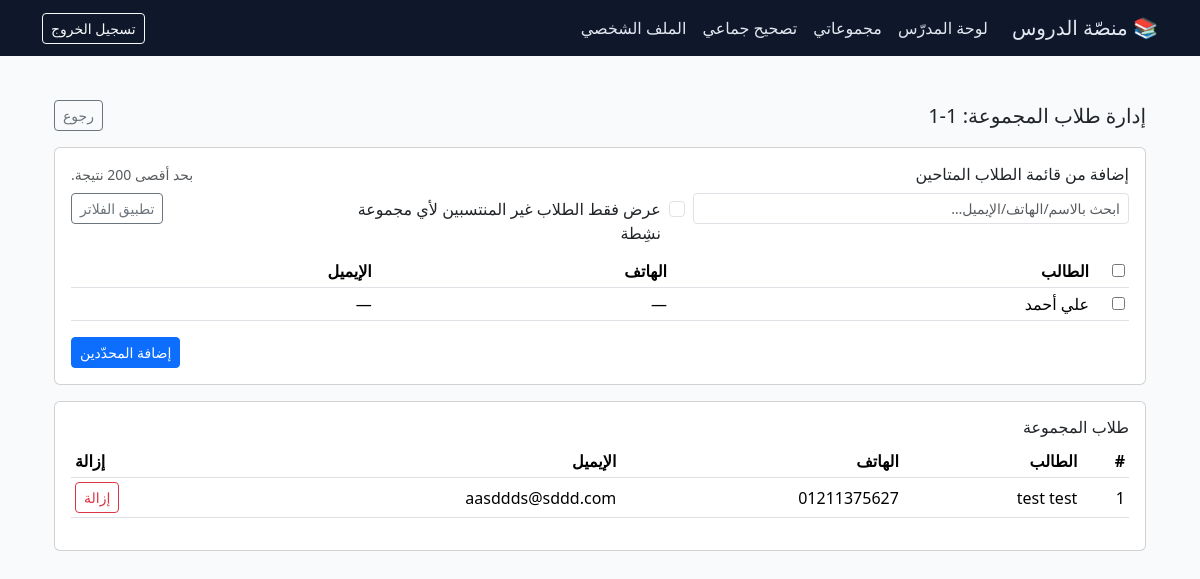
The page /dashboard/group/1/students/manage/ (signed in) on the database as committed earlier.
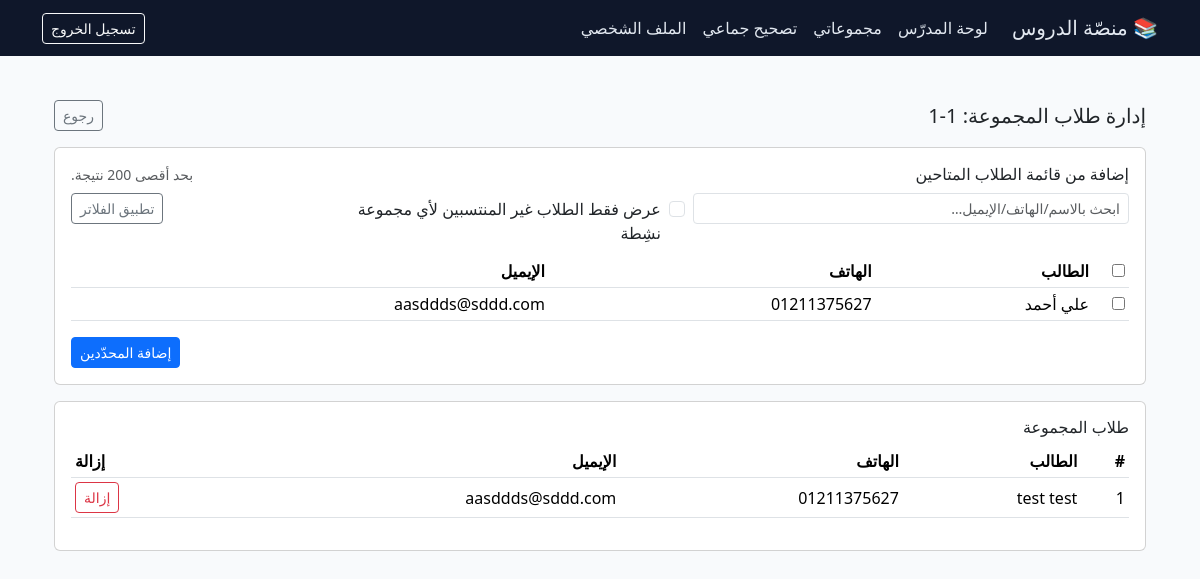
The same page on the database as committed later.
### core/models.py (models this page shows, shortened)
class Student(models.Model):
    first_name = models.CharField(_("الاسم الأول"), max_length=60)
    last_name = models.CharField(_("اسم العائلة"), max_length=60)
    dob = models.DateField(_("تاريخ الميلاد"), null=True, blank=True)
    school_name = models.CharField(_("اسم المدرسة"), max_length=120, blank=True)
    parent = models.ForeignKey(
        ParentProfile,
        null=True,
        blank=True,
        on_delete=models.SET_NULL,
        verbose_name=_("وليّ الأمر"),
    )
    checkin_code = models.CharField(
        _("كود الحضور"), max_length=12, blank=True, null=True
    )
    phone = models.CharField(_("رقم الهاتف"), max_length=20, blank=True)
    email = models.EmailField(_("البريد الإلكتروني"), blank=True)
    class Meta:
        verbose_name = _("طالب")
        verbose_name_plural = _("طلاب")

### core/views.py (the view, shortened to what this page needs)
@login_required
@transaction.atomic
def group_students_manage(request, group_id):
    g = get_object_or_404(Group, id=group_id)
    if not _require_group_owner(request, g):
        return redirect("core:teacher_groups")
    bulk_form = BulkStudentsForm(request.POST or None)
    add_form = AddExistingStudentsForm(request.POST or None)
    if (
        request.method == "POST"
        and request.POST.get("action") == "remove"
        and request.POST.get("enrollment_id")
    ):
        enr = get_object_or_404(Enrollment, id=request.POST["enrollment_id"], group=g)
        enr.delete()
        messages.success(request, "تم إزالة الطالب من المجموعة.")
        return redirect("core:group_students_manage", group_id=g.id)
    members = (
        Enrollment.objects.select_related("student")
        .filter(group=g)
        .order_by("student__first_name", "student__last_name")
    )
    q = (request.GET.get("q") or "").strip()
    only_free = request.GET.get("only_free") == "1"
    enrolled_ids = list(
        Enrollment.objects.filter(group=g).values_list("student_id", flat=True)
    )
    available_qs = Student.objects.exclude(id__in=enrolled_ids)
    available_qs = available_qs.order_by("first_name", "last_name")[:200]
    return render(
        request,
        "core/group_students_manage.html",
        {
            "group": g,
            "members": members,
            "bulk_form": bulk_form,
            "add_form": add_form,
            "available_students": available_qs,
            "q": q,
            "only_free": "1" if only_free else "0",
        },
    )

### core/forms.py
class BulkStudentsForm(forms.Form):
    lines = forms.CharField(
        label="أدخل الطلاب (سطر لكل طالب)",
        widget=forms.Textarea(attrs={"rows": 6}),
        required=False,
    )

class AddExistingStudentsForm(forms.Form):
    student_ids = forms.CharField(
        label="أرقام طلاب موجودين (IDs) مفصولة بفواصل",
        required=False,
        widget=forms.TextInput(attrs={"placeholder": "مثال: 12,15,27"}),
    )

### core/context_processors.py (called while the page is built)
def user_roles(request):
    u = getattr(request, "user", None)
    return {
        "is_auth": bool(u and u.is_authenticated),
        "is_teacher": bool(u and u.is_authenticated and hasattr(u, "teacherprofile")),
        "is_parent": bool(u and u.is_authenticated and hasattr(u, "parent_profile")),
        "is_student": bool(u and u.is_authenticated and hasattr(u, "student_profile")),
    }

### core/views.py (called while the page is built)
def _require_group_owner(request, group: Group):
    try:
        tp = request.user.teacherprofile
    except TeacherProfile.DoesNotExist:
        messages.error(request, "هذا الإجراء للمدرّسين فقط.")
        return False
    if group.teacher_id != tp.id:
        messages.error(request, "غير مصرح لك بإدارة هذه المجموعة.")
        return False
    return True

### core/templates/core/group_students_manage.html (shortened to what this page needs)
{% extends "base.html" %}
{% block content %}
<div class="container py-4">
  <div class="d-flex justify-content-between align-items-center mb-3">
    <h1 class="h5 m-0">إدارة طلاب المجموعة: {{ group.name }}</h1>
    <a class="btn btn-outline-secondary btn-sm" href="{% url 'core:teacher_groups' %}">رجوع</a>
  </div>
  <div class="card p-3 mt-3">
    <div class="d-flex justify-content-between align-items-center mb-2">
      <h2 class="h6 m-0">إضافة من قائمة الطلاب المتاحين</h2>
      <small class="text-muted">بحد أقصى 200 نتيجة.</small>
    </div>
    <form method="get" class="row g-2 mb-2">
      <div class="col-md-5">
        <input type="text" name="q" value="{{ q }}" class="form-control form-control-sm" placeholder="ابحث بالاسم/الهاتف/الإيميل…">
      </div>
      <div class="col-md-4">
        <div class="form-check mt-1">
          <input class="form-check-input" type="checkbox" value="1" id="onlyFree"
                 name="only_free" {% if only_free == "1" %}checked{% endif %}>
          <label class="form-check-label" for="onlyFree">
            عرض فقط الطلاب غير المنتسبين لأي مجموعة نشِطة
          </label>
        </div>
      </div>
      <div class="col-md-3 text-end">
        <button class="btn btn-outline-secondary btn-sm">تطبيق الفلاتر</button>
      </div>
    </form>
    <form method="post" id="pickForm">
      <div class="table-responsive">
        <table class="table table-sm align-middle">
          <thead>
            <tr>
              <th style="width:36px">
                <input type="checkbox" id="pickAll" onclick="toggleAll(this)">
              </th>
              <th>الطالب</th>
              <th>الهاتف</th>
              <th>الإيميل</th>
            </tr>
          </thead>
          <tbody>
            {% for st in available_students %}
            <tr>
              <td><input type="checkbox" name="pick" value="{{ st.id }}"></td>
              <td>{{ st.first_name }} {{ st.last_name }}</td>
              <td>{{ st.phone|default:"—" }}</td>
              <td>{{ st.email|default:"—" }}</td>
            </tr>
            {% empty %}
            <tr><td colspan="4" class="text-center text-muted">لا نتائج مطابقة للفلاتر.</td></tr>
            {% endfor %}
          </tbody>
        </table>
      </div>
      <div class="d-flex justify-content-end">
        <button class="btn btn-primary btn-sm">إضافة المحدّدين</button>
      </div>
    </form>
  </div>
  <div class="card p-3 mt-3">
    <h2 class="h6 mb-2">طلاب المجموعة</h2>
    <div class="table-responsive">
      <table class="table table-sm align-middle">
        <thead><tr><th>#</th><th>الطالب</th><th>الهاتف</th><th>الإيميل</th><th class="text-end">إزالة</th></tr></thead>
        <tbody>
          {% for enr in members %}
          <tr>
            <td>{{ forloop.counter }}</td>
            <td>{{ enr.student.first_name }} {{ enr.student.last_name }}</td>
            <td>{{ enr.student.phone|default:"—" }}</td>
            <td>{{ enr.student.email|default:"—" }}</td>
            <td class="text-end">
              <form method="post" class="d-inline" onsubmit="return confirm('إزالة الطالب من المجموعة؟')">
                <button class="btn btn-sm btn-outline-danger">إزالة</button>
              </form>
            </td>
          </tr>
          {% empty %}
          <tr><td colspan="5" class="text-center text-muted">لا يوجد طلاب بعد.</td></tr>
          {% endfor %}
        </tbody>
      </table>
    </div>
  </div>
</div>
{% endblock %}

Rows that differ between the two databases and show on the page:
changed Student "علي": phone "—" → "01211375627"; email "—" → "aasddds@sddd.com"
